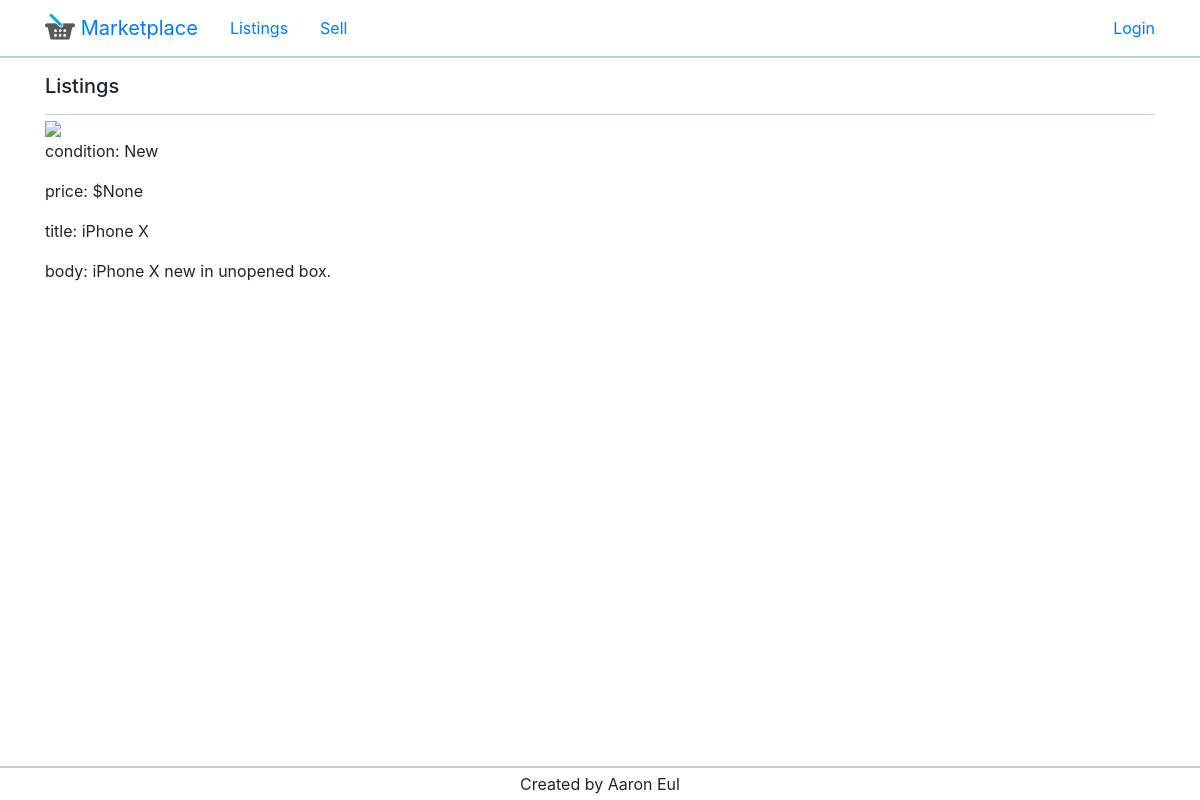
The app's page /listing/1, older data.
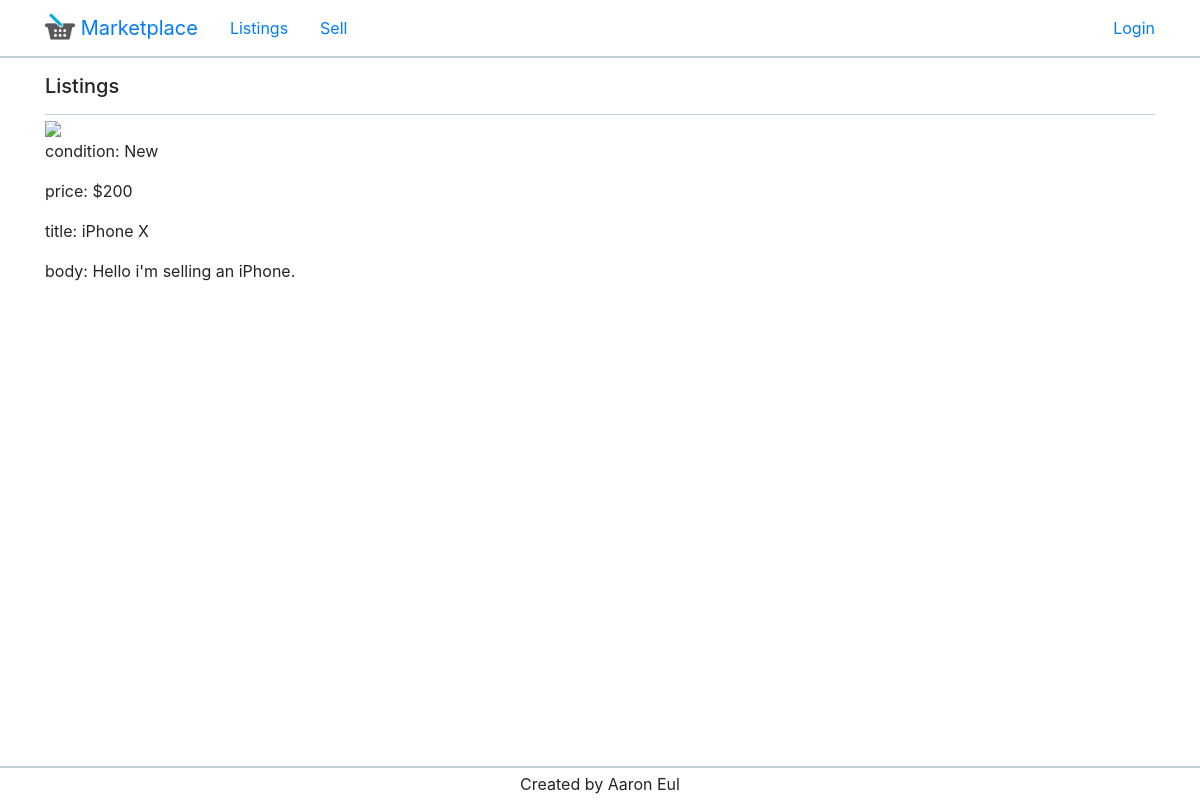
The same page, newer data.
### app/models.py (models this page shows)
class Listing(db.Model):
    id = db.Column(db.Integer, primary_key=True)
    title = db.Column(db.String(100))
    price = db.Column(db.String(20))  # number db.Float
    condition = db.Column(db.String(10))
    body = db.Column(db.String(300))
    timestamp = db.Column(db.DateTime, index=True, default=datetime.utcnow)
    user_id = db.Column(db.Integer, db.ForeignKey('user.id'))

### app/routes.py (the view)
@app.route('/listing/<id>')
def listing(id):
    _listing = Listing.query.filter_by(id=id).first_or_404()
    return render_template('listing.html', listing=_listing)

### app/routes.py (called while the page is built)
@app.before_request
def before_request():
    if current_user.is_authenticated:
        current_user.last_seen = datetime.utcnow()
        db.session.commit()

### app/templates/listing.html
{% extends "base.html" %}
{% block app_content %}
    <img height="300" width="auto" src="https://static.swappa.com/media/listing/LRZM20784/TmZKSCMs.jpg"/>
    <p>condition: {{ listing.condition }}</p>
    <p>price: ${{ listing.price }}</p>
    <p>title: {{ listing.title }}</p>
    <p>body: {{ listing.body }}</p>
{% endblock %}

Row changes from the older to the newer data that the page shows:
changed Listing "New": price "None" → "200"; body "iPhone X new in unopened box." → "Hello i'm selling an iPhone."
